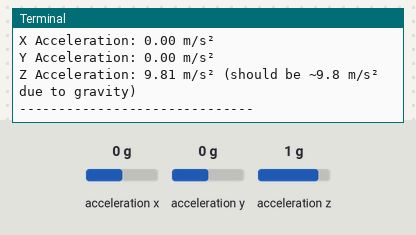
Recording of a program running on a simulated Raspberry Pi (BCM pin numbers). Parts: the last lines printed to the terminal. The inputs (shaded band) are chosen by the test bench; at power-on: acceleration x 0 g, acceleration y 0 g, acceleration z 1 g.

Above: at 1.2 s.
1.3 s: acceleration x set to -1.4 g
2.8 s: acceleration y set to -1.4 g
At 3.8 s:
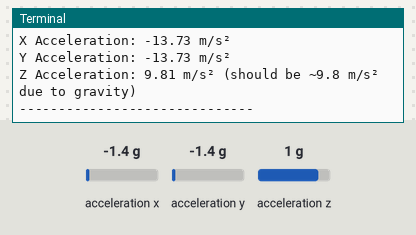
4.3 s: acceleration z set to -1.4 g
At 5.8 s:
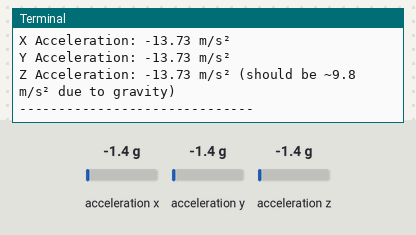

Measured:
- after the input at 2.8 s, the terminal: prints a new line after 0.21 s (image 1)
- after the input at 4.3 s, the terminal: prints a new line after 0.71 s (image 2)

The program:

accel.py
```python
import time
import board
import busio
import adafruit_adxl34x

# Setup I2C connection
i2c = busio.I2C(board.SCL, board.SDA)

# Initialize ADXL345 sensor
sensor = adafruit_adxl34x.ADXL345(i2c, address=0x53)

# Set range (Optional: 2G, 4G, 8G, 16G)
sensor.range = adafruit_adxl34x.Range.RANGE_2_G

def read_adxl345_data():
    """ Reads acceleration data from ADXL345 and prints it """
    x, y, z = sensor.acceleration  # Get acceleration values in m/s²

    print(f"X Acceleration: {x:.2f} m/s²")
    print(f"Y Acceleration: {y:.2f} m/s²")
    print(f"Z Acceleration: {z:.2f} m/s² (should be ~9.8 m/s² due to gravity)")
    print("-" * 30)

# Main loop
try:
    while True:
        read_adxl345_data()
        time.sleep(1)  # Wait 1 second before the next reading
except KeyboardInterrupt:
    print("Exiting program. Goodbye!")
```
